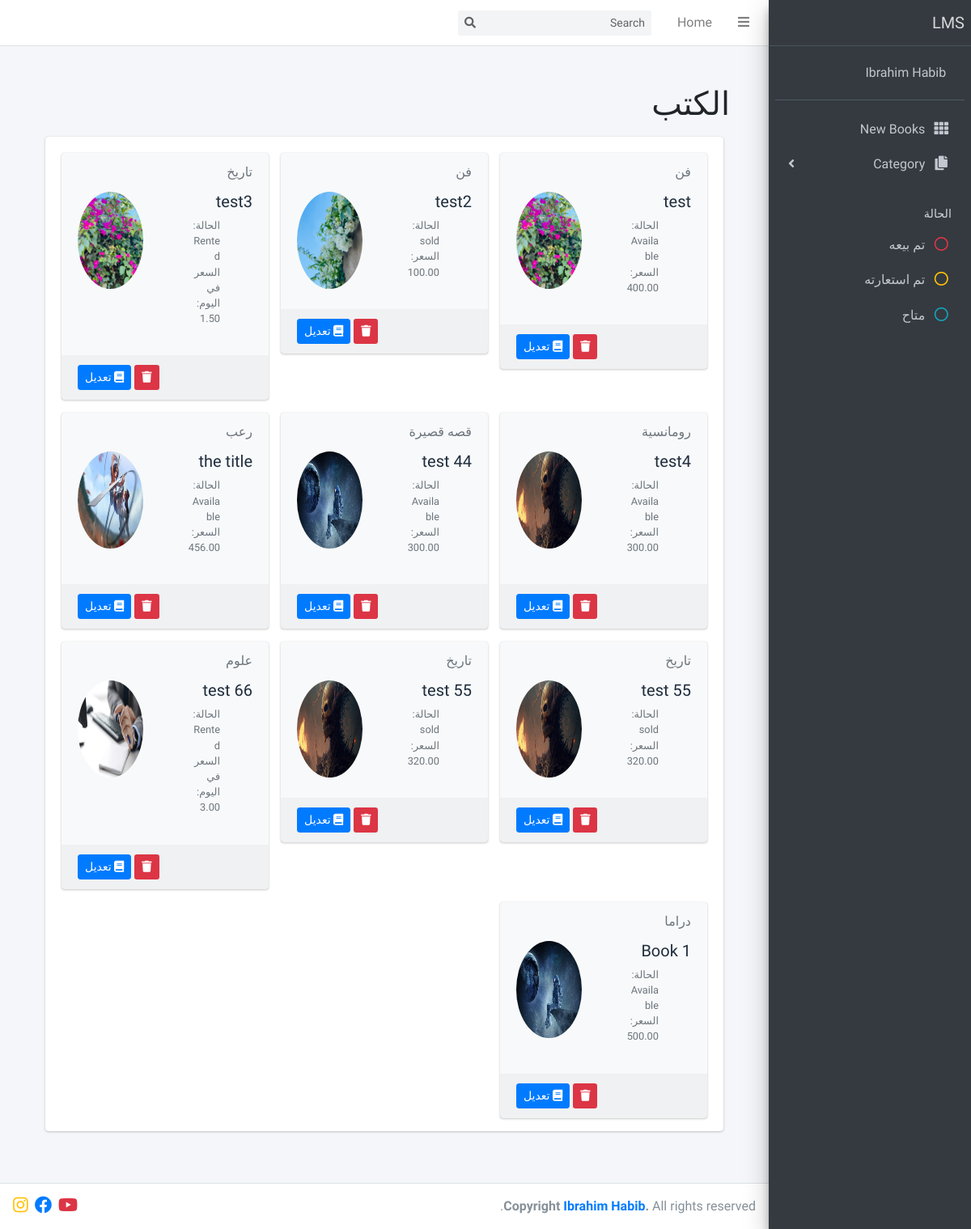
Before: /books with the older database file.
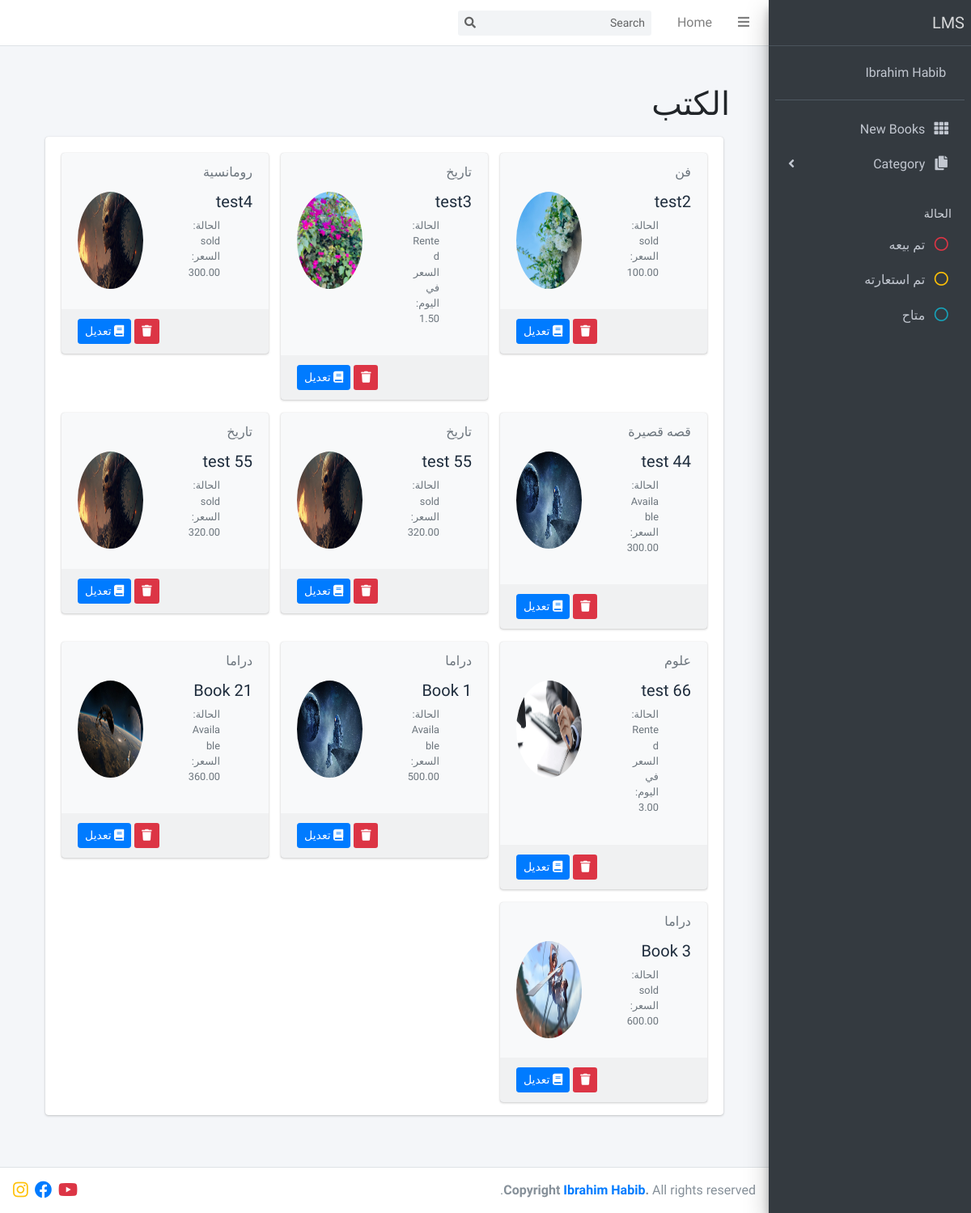
After: the same page with the newer database file.
### lms_app/models.py (models this page shows, shortened)
class Book(models.Model):
    status_books = [
        ('Available', 'Available'),
        ('Rented', 'Rented'),
        ('sold', 'sold'),
    ]
    title = models.CharField(max_length=250)
    author = models.CharField(max_length=100, null=True, blank=True)
    photo_book = models.ImageField(upload_to='photos', null=True, blank=True)
    photo_author = models.ImageField(upload_to='photos', null=True, blank=True)
    pages = models.IntegerField(null=True, blank=True)
    price = models.DecimalField(max_digits=10, decimal_places=2, null=True, blank=True)
    retal_price_day = models.DecimalField(max_digits=10, decimal_places=2, null=True, blank=True)
    rental_peroiod = models.IntegerField(null=True, blank=True)
    total_rental = models.DecimalField(null=True, blank=True, max_digits=10, decimal_places=2)
    active = models.BooleanField(default=True)
    status = models.CharField(max_length=100, choices=status_books, null=True, blank=True)
    category = models.ForeignKey(Category, on_delete=models.PROTECT, null=True, blank=True)

class Category(models.Model):
    name = models.CharField(max_length=100)
    created_at = models.DateTimeField(auto_now_add=True)
    updated_at = models.DateTimeField(auto_now=True)
    def __str__(self):
        return self.name

### lms_app/views.py (the view)
# urls.py: path('books', views.books, name='books'),
def books(request):
    search = Book.objects.all()
    title = None
    if 'search_name' in request.GET:
        title = request.GET['search_name']
        if title:
            search = search.filter(title__icontains=title)
    context = {
        'books': search,
        'categories': Category.objects.all(),
        'category_form': CategoryForm(),
        'formcat': CategoryForm(),
    }
    return render(request, 'pages/books.html', context)

### lms_app/forms.py
class CategoryForm(forms.ModelForm):
    class Meta:
        model = Category
        fields = [
            'name',
        ]
        widgets = {
          'name': forms.TextInput(attrs={'class': 'form-control'}),
        }

### templates/pages/books.html (shortened to what this page needs)
{% extends "base.html" %}
{% load static %}
{% block content %}
<div style="direction: rtl;" class="wrapper">
    <div   class="content-wrapper p-5">
              <div class="row mb-2">
                <div class="col-sm-6">
                  <h1>الكتب</h1>
                </div>
              </div>
          <section class="content">
            <div class="card card-solid">
              <div class="card-body pb-0">
                <div class="row d-flex align-items-stretch">
                  {% for book in books %}
                  <div   class="col-12 col-sm-6 col-md-4 bookhide book{{book.category.id}} book{{book.status}}">
                    <div  id="" class="card bg-light">
                      <div  class="card-header text-muted border-bottom-0">
                      {{book.category}}
                      </div>
                      <div class="card-body pt-0">
                        <div class="row">
                          <div class="col-7">
                            <h2 class="lead"><b>{{book.title}}</b></h2>
                            <ul class="  fa-ul text-muted">
                              <li class="small">الحالة: {{book.status}}</li>
                              {% if book.price %}
                              <li class="small">السعر: {{book.price}}</li>
                              {% elif book.retal_price_day %}
                              <li class="small">السعر في اليوم: {{book.retal_price_day}}</li>
                              {% endif %}
                            </ul>
                          </div>
                          <div class="col-5 text-center">
                            {% if book.photo_book %}
                            <img style="height: 120px; width: 120px;"  src="{{book.photo_book.url}}" alt="" class="img-circle img-fluid">
                            {% else %}
                              <img style="height: 120px; width: 120px;"  src="{% static 'dist/img/photo1.png' %}" alt="" class="img-circle img-fluid">
                              {% endif %}
                            </div>
                        </div>
                      </div>
                      <div class="card-footer">
                        <div class="text-right">
                          <a href="{% url 'delete' book.id %}" class="btn btn-sm bg-danger">
                            <i class="fas fa-trash"></i>
                          </a>
                          <a href="{% url 'update' book.id %}" class="btn btn-sm btn-primary">
                            <i class="fas fa-book"></i> تعديل
                          </a>
                        </div>
                      </div>
                    </div>
                  </div>
                  {% endfor %}
              </div>
            </div>
          </section>
        </div>
</div>
{% endblock content %}

### templates/base.html (shortened to what this page needs)
{% load static %}
<!DOCTYPE html>
<html  lang="ar">
<head>
    <link rel="stylesheet" href="{% static 'plugins/fontawesome-free/css/all.min.css' %}">
<link rel="stylesheet" href="{% static 'plugins/jquery_datepicker/jquery_ui.css' %}">
<link rel="stylesheet" href="http://code.ionicframework.com/ionicons/2.0.1/css/ionicons.min.css">
<link rel="stylesheet" href="{% static 'dist/css/adminlte_ar.min.css' %}">
</head>
<body dir="rtl" class="hold-transition sidebar-mini">
{% include 'parts/nav.html' %}
{% include 'parts/sitebar.html' %}
{% block content %}
{% endblock content %}
{% include 'parts/footer.html' %}
</body>
</html>

### templates/parts/nav.html
    <nav  class="main-header navbar navbar-expand navbar-white navbar-light">
    <ul class="navbar-nav">
    <li class="nav-item">
        <a class="nav-link" data-widget="pushmenu" href="#"><i class="fas fa-bars"></i></a>
    </li>
    <li class="nav-item d-none d-sm-inline-block">
        <a href="{% url 'index' %}" class="nav-link">Home</a>
    </li>
    </ul>
    <form method="GET" action="{% url 'books' %}" class="form-inline ml-3">
    <div class="input-group input-group-sm">
        <input class="form-control form-control-navbar" name="search_name" type="search" placeholder="Search" aria-label="Search">
        <div class="input-group-append">
        <button class="btn btn-navbar" type="submit">
            <i class="fas fa-search"></i>
        </button>
        </div>
    </div>
    </form>
    </nav>

### templates/parts/sitebar.html (shortened to what this page needs)
    <aside style="position: fixed;" class="main-sidebar sidebar-dark-primary elevation-4">
        <a href="{% url 'index' %}" class="brand-link">
        <span class="brand-text font-weight-light">LMS</span>
        </a>
        <div class="sidebar">
        <div class="user-panel mt-3 pb-3 mb-3 d-flex">
            <div class="image">
            </div>
            <div class="info">
            <a href="{% url 'index' %}" class="d-block">Ibrahim Habib</a>
            </div>
        </div>
        <nav class="mt-2">
            <ul class="nav nav-pills nav-sidebar flex-column" data-widget="treeview" role="menu" data-accordion="false">
            <li class="nav-item">
                <a href="{% url 'books' %}" class="nav-link">
                <i class="nav-icon fas fa-th"></i>
                <p>
                    New Books
                </p>
                </a>
            </li>
            <li class="nav-item has-treeview">
                <a href="#" class="nav-link">
                <i class="nav-icon fas fa-copy"></i>
                <p>
                    Category
                    <i class="fas fa-angle-left right"></i>
                </p>
                </a>
            </li>
            <li class="nav-header">الحالة</li>
            <li style="cursor: pointer;" class="nav-item statussold">
                <a id="statusSold" class="nav-link">
                <i class="nav-icon far fa-circle text-danger"></i>
                <p class="text">تم بيعه</p>
                </a>
            </li>
            <li style="cursor: pointer;" class="nav-item statusRented">
                <a id="" class="nav-link">
                <i class="nav-icon far fa-circle text-warning"></i>
                <p>تم استعارته</p>
                </a>
            </li>
            <li style="cursor: pointer;" class="nav-item statusAvailable">
                <a id="" class="nav-link">
                <i class="nav-icon far fa-circle text-info"></i>
                <p>متاح</p>
                </a>
            </li>
            </ul>
        </nav>
        </div>
    </aside>

### templates/parts/footer.html
    <footer class="main-footer">
        <strong>Copyright  <a href="https://www.facebook.com/abdelrahman.g.nofal">Ibrahim Habib</a>.</strong>
        All rights reserved.
        <div class="float-right d-none d-sm-inline-block">
            <a target="_blank" class="text-danger" href="https://www.youtube.com/channel/UCbQh1yxBPVhyjB-G_blFFEQ"><i class="fab fa-lg fa-youtube"></i></a>
            <a target="_blank" href="https://www.facebook.com/abdelrahman.g.nofal"><i class="fab fa-lg ml-1 fa-facebook"></i></a>
            <a target="_blank" class="text-warning" href="https://www.instagram.com/abdelrahman_noufal/"><i class="fab fa-lg ml-1 fa-instagram"></i></a>
        </div>
    </footer>

Changed rows visible on the page:
removed Book: category "فن", title "test", status "Available", price "400.00", photo_book (picture)
removed Book: category "رعب", title "the title", status "Available", price "456.00", photo_book (picture)
changed Book "test4": status "Available" → "sold"
added Book: category "دراما", title "Book 21", status "Available", price "360.00", photo_book (picture)
added Book: category "دراما", title "Book 3", status "sold", price "600.00", photo_book (picture)
